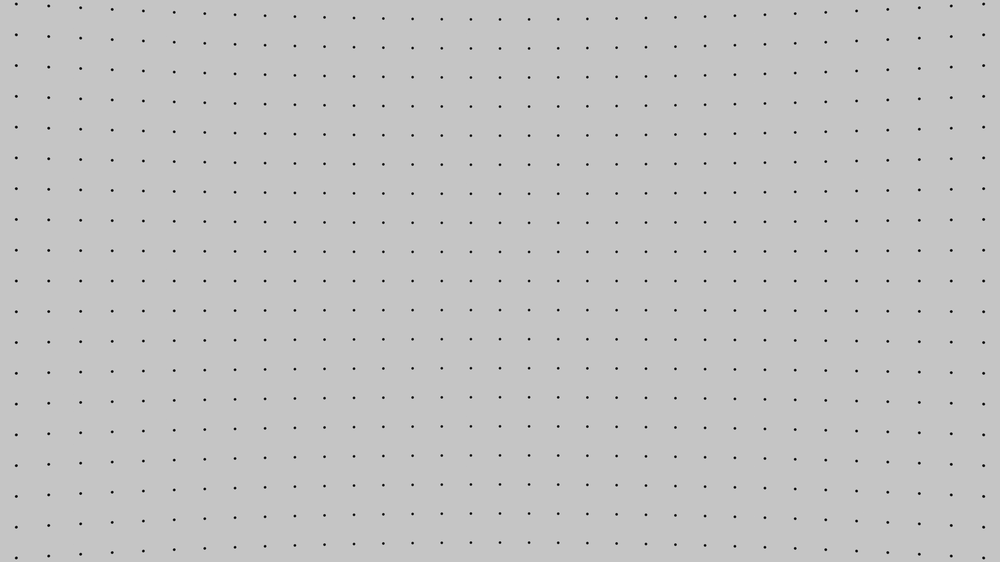
#> input picture input/ring.png, 1000 x 562 px, shrunk from 3840 x 2160 before the run; its folder holds only this picture in this run
$ python analyze.py
#> lines starting #> are read from the running program, lines starting #| are printed output that depends on the picture
import cv2
import os
import numpy as np
import matplotlib.pyplot as plt


def ease_in_custom(npArray):
    power = 2.058
    returnArray = []
    for x in npArray:
        if x < 0:
            x = -x
        returnArray.append(pow(x, power))
    return returnArray


def linear_easing(npArray):
    return np.divide(npArray, 1.058)


input_folder = 'input'

image = cv2.imread(f'{input_folder}/{os.listdir(input_folder)[0]}')
#> image is the input picture: shape (562, 1000, 3); mean B, G, R 195.9, 195.9, 195.9
gray = cv2.cvtColor(image, cv2.COLOR_BGR2GRAY)
ret, thresh = cv2.threshold(gray, 127, 255, cv2.THRESH_BINARY_INV)
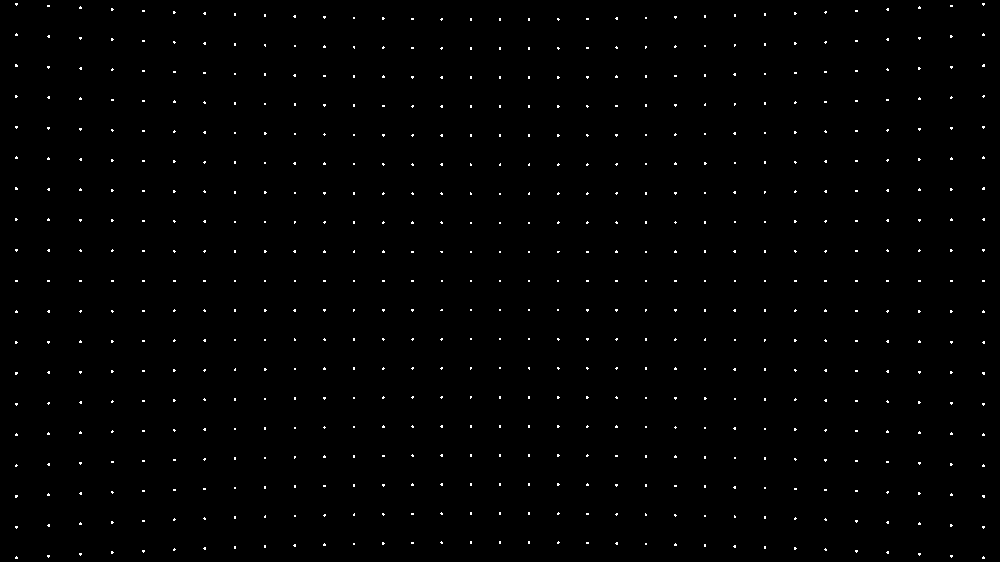
#> thresh: shape (562, 1000); 0.68% white in thin lines or dots
contours, hierarchy = cv2.findContours(thresh, cv2.RETR_TREE, cv2.CHAIN_APPROX_SIMPLE)
#> contours = 627 contours, all with area under 20

centers = []

for contour in contours:
    M = cv2.moments(contour)
    if M["m00"] != 0:
        cX = int(M["m10"] / M["m00"])
        cY = int(M["m01"] / M["m00"])
    else:
        cX, cY = 0, 0
    centers.append((cX, cY))
#> this loop made 627 passes
#> (contour, cX, cY) on passes 15, 16, 18, 19, 22, 23, 26, 27, 30, 31, 32: ([[764, 546], [764, 548], [765, 548], [765, 546]], 764, 547), ([[234, 546], [234, 548], [235, 548], [235, 546]], 234, 547), ([[264, 545], [264, 547], [265, 547], [265, 545]], 264, 546), ([[704, 544], [704, 546], [705, 546], [705, 544]], 704, 545), ([[645, 543], [645, 544], [646, 544], [646, 543]], 645, 543), ([[353, 543], [353, 544], [354, 544], [354, 543]], 353, 543), ([[586, 542], [586, 543], [588, 543], [588, 542]], 587, 542), ([[411, 542], [411, 543], [413, 543], [413, 542]], 412, 542), ([[528, 541], [528, 543], [529, 543], [529, 541]], 528, 542), ([[499, 541], [499, 543], [500, 543], [500, 541]], 499, 542), ([[470, 541], [470, 543], [471, 543], [471, 541]], 470, 542)
#> (cX, cY) on passes 1 to 6: (983, 557), (16, 557), (951, 555), (48, 555), (919, 553), (80, 553)
#> after the loop, centers = 627 pairs, first value 15 to 983, second value 3 to 557

centers.sort(key=lambda _: _[1])

current_row: list[tuple[int, int]] = []
rows: list[list[tuple[int, int]]] = []
columns: dict[int, list[tuple[int, int]]] = {}
prev_y = centers[0][1]
#> prev_y = 3
threshold = 80

for center in centers:
    if abs(center[1] - prev_y) > threshold:
        rows.append(current_row)
        current_row = []
    if center[0] not in columns:
        columns[center[0]] = [center]
    else:
        columns[center[0]].append(center)
    current_row.append(center)
    prev_y = center[1]
    current_row.sort(key=lambda _: _[0])
    columns[center[0]].sort(key=lambda _: _[1])
#> this loop made 627 passes
#> (center, prev_y) on passes 1 to 3: ((983, 3), 3), ((16, 3), 3), ((951, 5), 5)
#> after the loop, columns = 42 items; rows = []

rows.append(current_row)
columns = dict(sorted(columns.items()))

row_x_y_values = []
left_column = columns[list(columns.keys())[0]]
#> left_column = [(15, 65), (15, 96), (15, 188), (15, 219), (15, 342), (15, 372), (15, 465), (15, 495)]

top_row = rows[0]
#> top_row has the same summary as centers

for i in range(len(top_row)):
    if i > 0:
        row_x_y_values.append(top_row[i][0] - top_row[i - 1][0])
#> after the loop, row_x_y_values = 626 values, max 32 at index 18, min 0 at index 0, mean 1.55

row_y_y_values = [center[1] for center in top_row]
#> row_y_y_values = 627 values, max 557 at index 18, min 3 at index 8, mean 280.2

row_y_big = min(row_y_y_values)
#> row_y_big = 3
row_y_small = max(row_y_y_values)
#> row_y_small = 557
row_x_big = max(row_x_y_values)
#> row_x_big = 32
row_x_small = min(row_x_y_values)
#> row_x_small = 0

row_y_graph = []
row_x_graph = []

row_x_raw = [x[0] for x in top_row]
#> row_x_raw = 627 values from 15 to 983

for x, y in top_row:
    row_y_graph.append((y - row_y_small) / (row_y_big - row_y_small))
#> this loop made 627 passes
#> after the loop, row_y_graph = 627 values, max 1 at index 8, min 0 at index 18, mean 0.5

for x in row_x_y_values:
    row_x_graph.append((x - row_x_small) / (row_x_big - row_x_small))
#> this loop made 626 passes
#> x on passes 2 to 4: 0, 0, 0
#> after the loop, row_x_graph = 626 values, max 1 at index 18, min 0 at index 0, mean 0.0483

y_custom = ease_in_custom(np.linspace(-1, 1, len(top_row)))
#> the loop in ease_in_custom, `for x in npArray:` made 627 passes
#> x on passes 1 to 12: 1, 0.997, 0.994, 0.99, 0.987, 0.984, 0.981, 0.978, 0.974, 0.971, 0.968, 0.965
#> after the loop in ease_in_custom, `for x in npArray:`: returnArray = 627 values, max 1 at index 0, min 0 at index 313, mean 0.328
#> y_custom has the same summary as returnArray in ease_in_custom
x_custom = ease_in_custom(np.linspace(-1, 1, len(row_x_y_values)))
#> the loop in ease_in_custom (call 2), `for x in npArray:` made 626 passes
#> x_custom = 626 values, max 1 at index 0, min 1.76e-06 at index 312, mean 0.328

# This code doesn't work

diff = row_x_big - row_x_small
#> diff = 32

new_diffs = []

for i in range(len(row_x_graph)):
    if row_x_graph[i] > 0:
        new_diffs.append(row_x_raw[i] - (row_x_y_values[i] - row_x_small))
    else:
        new_diffs.append(row_x_raw[i] + (row_x_y_values[i] - row_x_small))
#> after the loop, new_diffs = 626 values, max 983 at index 608, min -16 at index 18, mean 496.8
#    if i > 1:
#        assert (new_diffs[i] - new_diffs[i - 1]) == (new_diffs[i - 1] - new_diffs[i - 2])

# End of code that doesn't work

plt.plot([i for i in range(len(top_row))], y_custom, label='Simulated Easing')
plt.plot([i for i in range(len(top_row))], row_y_graph, label='Top Row Y Pos (Render)')
plt.title('Top Row Y Position')
plt.xlabel('Dot Number')
plt.ylabel('Y Pos (Relative)')
plt.grid(True)
plt.legend()
plt.show()
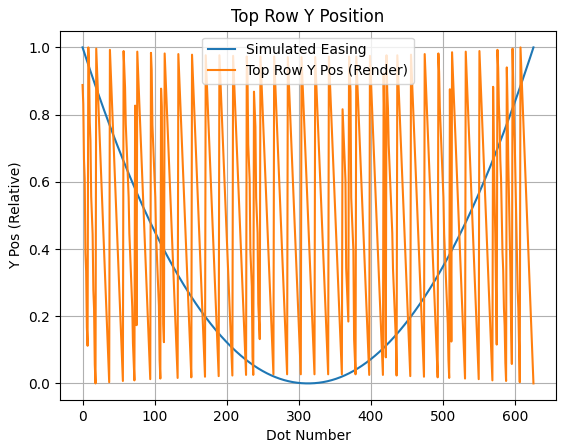
#> figure drawn by matplotlib, 1 panel; curve peaks at x = 0, y = 1; curve peaks at x = 8, y = 1

plt.plot([i for i in range(len(row_x_y_values))], x_custom, label='Simulated Easing')
plt.plot([i for i in range(len(row_x_y_values))], row_x_graph, label='Top Row X Dif (Render)')
plt.title('Top Row X Difference')
plt.xlabel('Dot Number')
plt.ylabel('X Difference')
plt.grid(True)
plt.legend()
plt.show()
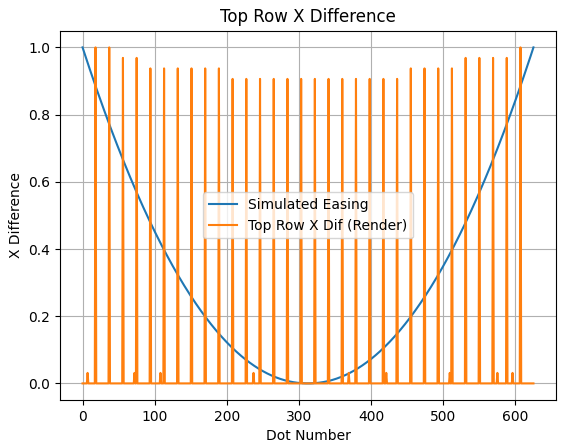
#> figure drawn by matplotlib, 1 panel; curve peaks at x = 0, y = 1; curve peaks at x = 18, y = 1

column_x_values = [i for i in range(len(left_column) - 1)]
#> column_x_values = [0, 1, 2, 3, 4, 5, 6]
column_x_x_values = [center[0] for center in left_column]
#> column_x_x_values = [15, 15, 15, 15, 15, 15, 15, 15]
column_y_values = []

for i in range(len(left_column)):
#> (the run stopped early here; a loop or call above may not have finished)
